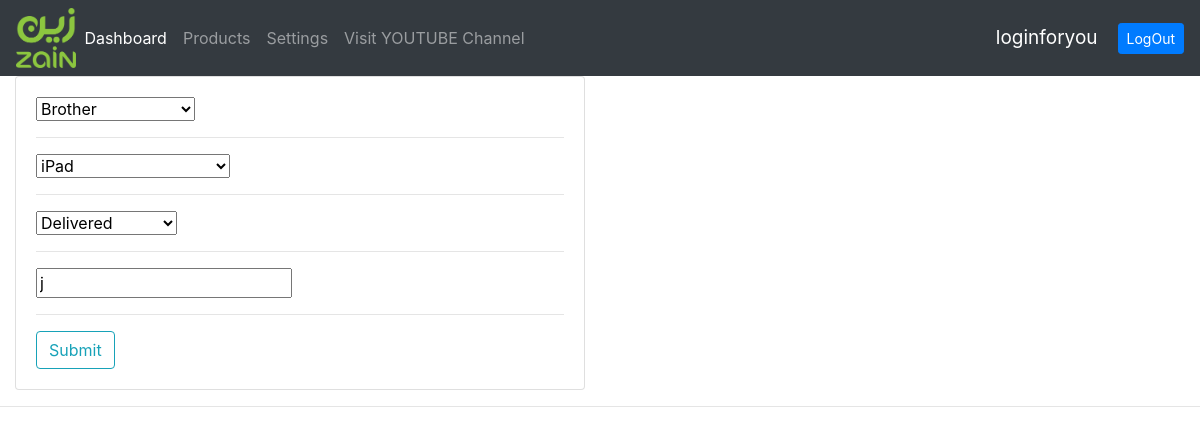
The page /update_order/7/ (signed in) on the database its author committed.
### accounts/models.py (models this page shows, shortened)
class Order(models.Model):
	STATUS=(
		('Pending','Pending'),('Out for Delivery','Out for Delivery'),('Delivered','Delivered'),
		)
	customer=models.ForeignKey(Customer,null=True,on_delete=models.SET_NULL)
	product=models.ForeignKey(Product,null=True,on_delete=models.SET_NULL)
	date_created=models.DateTimeField(auto_now_add=True,null=True)
	status=models.CharField(max_length=200,null=True,choices=STATUS)
	note=models.CharField(max_length=1000,null=True)

### accounts/decorators.py (the view)
		def wrapper_func(request,*args,**kwargs):
			group=None
			if request.user.groups.exists():
				group=request.user.groups.all()[0].name
			if group in allowed_roles:
				return view_func(request,*args,**kwargs)
			else:
				return HttpResponse('YOU ARE NOT AUTHORIZE TO VIEW THIS PAGE')

### accounts/forms.py
class OrderForm(ModelForm):
	class Meta:
		model=Order
		fields='__all__'

### accounts/models.py (called while the page is built)
	def __str__(self):
		return self.name

	def __str__(self):
		return self.name

### accounts/views.py (called while the page is built)
@login_required(login_url='login')
@allowed_users(allowed_roles=['admin'])
def updateOrder(request,pk):
	order=Order.objects.get(id=pk)
	form=OrderForm(instance=order)
	if request.method =='POST':
		form = OrderForm(request.POST,instance=order)
		if form.is_valid():
			form.save()
			return redirect('/')
	context={'form':form}
	return render(request,'accounts/order_form.html',context)

### accounts/templates/accounts/order_form.html (shortened to what this page needs)
{% extends 'accounts/main.html' %}
{% load static %}
{% block content %}
<div class="row">
	<div class="col-md-6">
		<div class="card card-body">
			<form action="" method="POST">
				{% for field in form %}
					{{field}}
					<hr>
				{% endfor %}
				<input class="btn btn-outline-info" type="submit" name="submit">
			</form>
		</div>
	</div>
</div>
{% endblock %}

### accounts/templates/accounts/navbar.html (shortened to what this page needs)
{% load static %}
<nav class="navbar navbar-expand-lg navbar-dark bg-dark">
  <img src="{% static 'images/logo.png' %} "height=60>
  <div class="collapse navbar-collapse" id="navbarNav">
    <ul class="navbar-nav">
      <li class="nav-item active">
        <a class="nav-link" href="{% url 'home' %}">Dashboard <span class="sr-only">(current)</span></a>
      </li>
      <li class="nav-item">
        <a class="nav-link" href="{% url 'products' %}">Products</a>
      </li>
      <li class="nav-item">
        <a class="nav-link" href="{% url 'account' %}">Settings</a>
      </li>
      <li class="nav-item">
        <a class="nav-link " href="{% url 'zai' %}">Visit YOUTUBE Channel</a>
      </li>
    </ul>
  </div>
<span class="msg">{{request.user}}</span>
<span><a class="btn btn-primary btn-sm " href="{% url 'logout' %}">LogOut</a></span>
</nav>

### static/css/main.css (style rules this page uses)
body { background-color: white; }

### accounts/templates/accounts/navbar.html (style rules this page uses)
.msg { font-size: 19px; color: #fff; margin-right: 20px; }

### rows shown on the page
Order: form "Brother" "iPad" "Delivered" "j"

### other values the page prints
{{ request.user }} "loginforyou"
